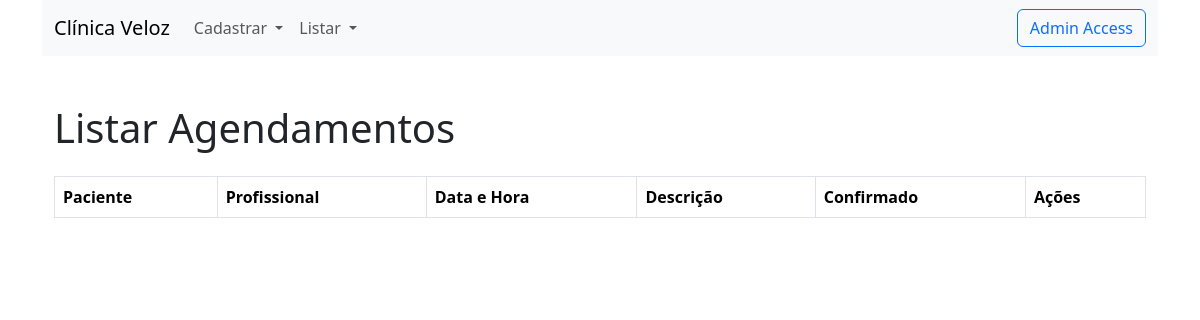
The page /listar-agendamentos/ on the database as committed earlier.
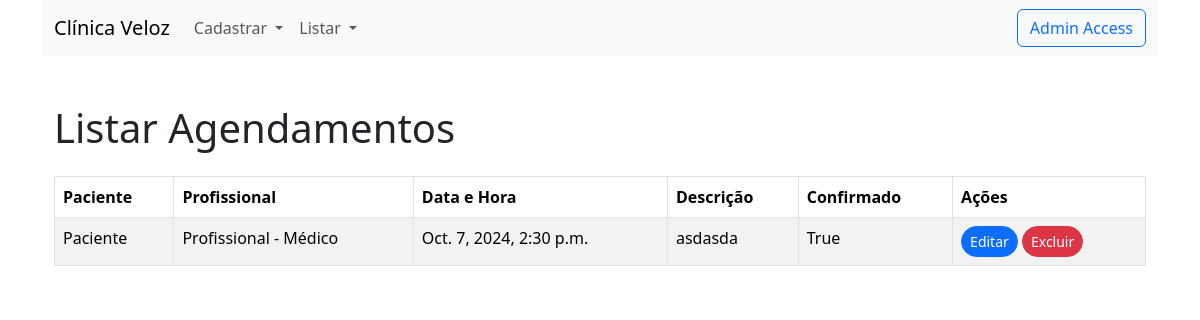
The same page on the database as committed later.
### clinica/models.py (models this page shows, shortened)
class Agendamento(models.Model):
    paciente = models.ForeignKey(Paciente, on_delete=models.CASCADE)
    profissional = models.ForeignKey(Profissional, on_delete=models.CASCADE)
    data_horario = models.DateTimeField()
    descricao = models.TextField(null=True, blank=True)
    confirmado = models.BooleanField(default=False)
    criado_em = models.DateTimeField(auto_now_add=True)
    atualizado_em = models.DateTimeField(auto_now=True)

class Paciente(models.Model):
    nome = models.CharField(max_length=100)
    idade = models.IntegerField()
    sexo = models.CharField(
        max_length=1, choices=[("M", "Masculino"), ("F", "Feminino")]
    )
    altura = models.DecimalField(max_digits=3, decimal_places=2)
    peso = models.DecimalField(max_digits=5, decimal_places=2)
    criado_em = models.DateTimeField(auto_now_add=True)
    atualizado_em = models.DateTimeField(auto_now=True)
    def __str__(self):
        return self.nome

class Profissional(models.Model):
    nome = models.CharField(max_length=100)
    especialidade = models.CharField(max_length=100)
    registro_profissional = models.CharField(max_length=50, unique=True)
    criado_em = models.DateTimeField(auto_now_add=True)
    atualizado_em = models.DateTimeField(auto_now=True)
    def __str__(self):
        return f"{self.nome} - {self.especialidade}"

### clinica/views.py (the view)
class ListarAgendamentos(ListView):
    template_name = "listar_agendamentos.html"
    model = Agendamento
    context_object_name = "agendamentos"

### clinica/templates/listar_agendamentos.html
{% extends 'base.html' %}
{% block content %}
    <div class="container mt-5">
        <h1 class="mb-4">Listar Agendamentos</h1>
        <div class="table-responsive">
            <table class="table table-striped table-bordered table-hover rounded">
                <thead class="thead-dark">
                    <tr>
                        <th>Paciente</th>
                        <th>Profissional</th>
                        <th>Data e Hora</th>
                        <th>Descrição</th>
                        <th>Confirmado</th>
                        <th>Ações</th>
                    </tr>
                </thead>
                <tbody>
                    {% for agendamento in agendamentos %}
                        <tr>
                            <td>{{ agendamento.paciente }}</td>
                            <td>{{ agendamento.profissional }}</td>
                            <td>{{ agendamento.data_horario }}</td>
                            <td>{{ agendamento.descricao }}</td>
                            <td>{{ agendamento.confirmado }}</td>
                            <td>
                                <a href="{% url 'clinica:editar_agendamento' agendamento.id %}" class="btn btn-primary btn-sm rounded-pill">Editar</a>
                                <a href="{% url 'clinica:excluir' 'agendamento' agendamento.id %}" class="btn btn-danger btn-sm rounded-pill">Excluir</a>
                            </td>
                        </tr>
                    {% endfor %}
                </tbody>
            </table>
        </div>
    </div>
{% endblock %}

Rows that differ between the two databases and show on the page:
added Agendamento: paciente "Paciente", profissional "Profissional - Médico", data_horario "Oct. 7, 2024, 2:30 p.m.", descricao "asdasda", confirmado "True"
